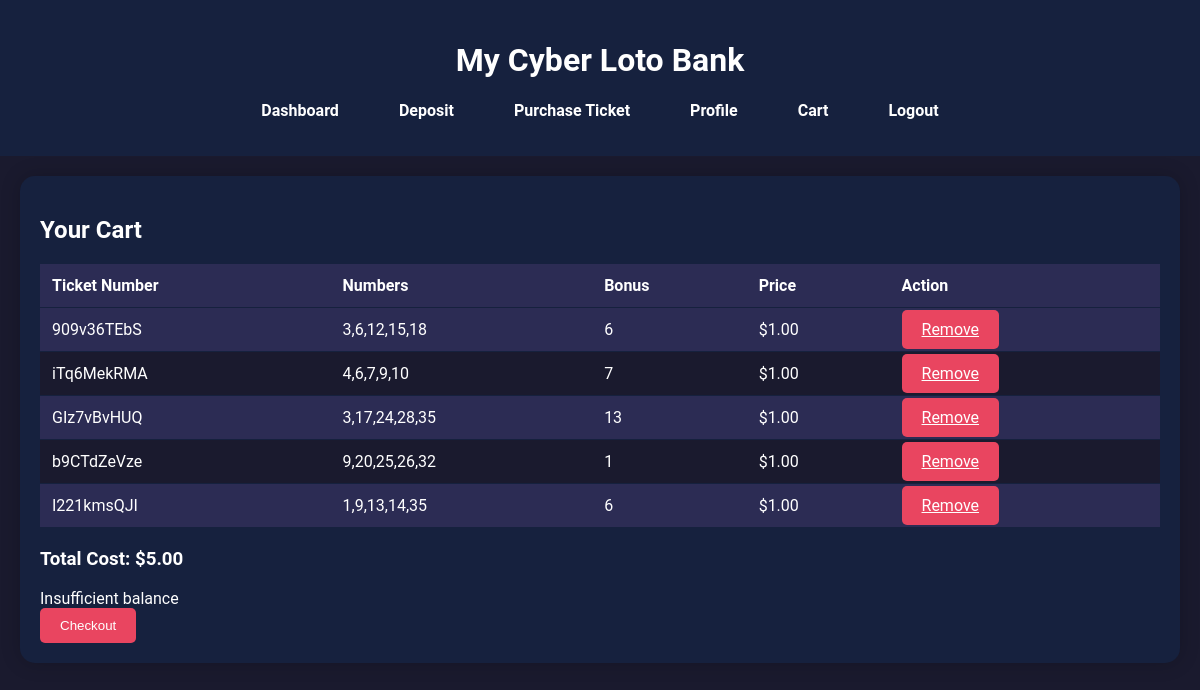
Screenshot of /checkout/ (signed in) with the database file from the repository.
### core/models.py (models this page shows, shortened)
class CartItem(models.Model):
    cart = models.ForeignKey(Cart, on_delete=models.CASCADE)
    ticket = models.ForeignKey(Ticket, on_delete=models.CASCADE)

class Ticket(models.Model):
    user = models.ForeignKey(User, on_delete=models.CASCADE)
    ticket_number = models.CharField(max_length=10, unique=True, blank=True)
    numbers = models.CharField(max_length=20)
    bonus = models.IntegerField()
    purchase_date = models.DateTimeField(auto_now_add=True)
    price = models.DecimalField(max_digits=6, decimal_places=2, default=1.00)
    is_purchased = models.BooleanField(default=False)

### core/views.py (the view)
# urls.py: path('checkout/', views.checkout, name='checkout'),
@login_required
def checkout(request):
    cart, _ = Cart.objects.get_or_create(user=request.user)
    cart_items = CartItem.objects.filter(cart=cart)
    account, created = Account.objects.get_or_create(user=request.user)
    total_cost = sum(item.ticket.price for item in cart_items)
    if account.balance >= total_cost:
        account.balance -= Decimal(total_cost)
        account.save()
        for item in cart_items:
            item.ticket.is_purchased = True
            item.ticket.save()
            item.delete()
        messages.success(request, f'Purchase successful. Total cost: ${total_cost}')
        return redirect('dashboard')
    else:
        messages.error(request, 'Insufficient balance')
        return render(request, 'core/cart.html', {'cart_items': cart_items, 'total_cost': total_cost, 'error': 'Insufficient balance'})

### core/templates/core/cart.html (shortened to what this page needs)
{% extends "base_generic.html" %}
{% load static %}
{% block content %}
<div class="container">
    <div class="frame">
        <h2>Your Cart</h2>
        <table class="table">
            <thead>
                <tr>
                    <th>Ticket Number</th>
                    <th>Numbers</th>
                    <th>Bonus</th>
                    <th>Price</th>
                    <th>Action</th>
                </tr>
            </thead>
            <tbody>
                {% for item in cart_items %}
                <tr>
                    <td>{{ item.ticket.ticket_number }}</td>
                    <td>{{ item.ticket.numbers }}</td>
                    <td>{{ item.ticket.bonus }}</td>
                    <td>${{ item.ticket.price }}</td>
                    <td>
                        <a href="{% url 'remove_from_cart' item.id %}" class="btn btn-danger">Remove</a>
                    </td>
                </tr>
                {% endfor %}
            </tbody>
        </table>
        <h3>Total Cost: ${{ total_cost }}</h3>
        {% if error %}
        <div class="alert alert-danger">{{ error }}</div>
        {% endif %}
        <form method="post" action="{% url 'checkout' %}">
            <button type="submit" class="btn btn-success">Checkout</button>
        </form>
    </div>
</div>
{% endblock %}

### core/static/core/style.css (style rules this page uses)
:root { --primary-dark: #1A1A2E; --primary-light: #16213E; --accent-1: #0F3460; --accent-2: #E94560; --text-light: #FFFFFF; --text-dark: #1A1A2E; --success: #4CAF50; --warning: #FFC107; --table-row-odd: #2C2C54; --table-row-even: #1A1A2E; }
body { font-family: 'Roboto', Arial, sans-serif; display: flex; flex-direction: column; min-height: 100vh; background-color: var(--primary-dark); color: var(--text-light); margin: 0; padding: 0; }
h1, h2, h3, h4, h5, h6 { color: var(--text-light); }
.frame { background-color: var(--primary-light); border-radius: 15px; box-shadow: 0 0 20px rgba(0, 0, 0, 0.2); padding: 20px; margin: 20px; }
.btn { background-color: var(--accent-2); color: var(--text-light); border: none; padding: 10px 20px; border-radius: 5px; cursor: pointer; transition: background-color 0.3s ease; }
.table { width: 100%; border-collapse: collapse; margin: 20px 0; }
.table th, .table td { padding: 12px; text-align: left; border-bottom: 1px solid var(--primary-light); }
.table tr:nth-child(odd) { background-color: var(--table-row-odd); }
.table tr:nth-child(even) { background-color: var(--table-row-even); }

### rows the page displays
CartItem: ticket.ticket_number "909v36TEbS", ticket.numbers "3,6,12,15,18", ticket.bonus "6", ticket.price "1.00"
CartItem: ticket.ticket_number "iTq6MekRMA", ticket.numbers "4,6,7,9,10", ticket.bonus "7", ticket.price "1.00"
CartItem: ticket.ticket_number "GIz7vBvHUQ", ticket.numbers "3,17,24,28,35", ticket.bonus "13", ticket.price "1.00"
CartItem: ticket.ticket_number "b9CTdZeVze", ticket.numbers "9,20,25,26,32", ticket.bonus "1", ticket.price "1.00"
CartItem: ticket.ticket_number "I221kmsQJI", ticket.numbers "1,9,13,14,35", ticket.bonus "6", ticket.price "1.00"

### other values shown
{{ total_cost }} "5.00"
{{ error }} "Insufficient balance"
